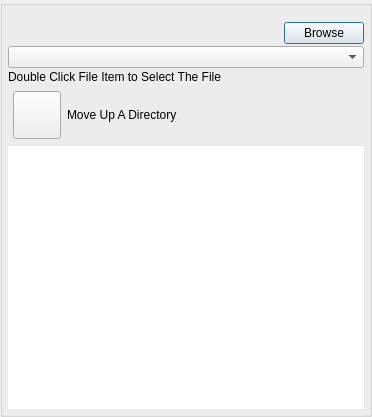
<?xml version="1.0" encoding="UTF-8"?>
<ui version="4.0">
 <class>BrowseFilesWidget</class>
 <widget class="QDialog" name="BrowseFilesWidget">
  <property name="windowModality">
   <enum>Qt::ApplicationModal</enum>
  </property>
  <property name="geometry">
   <rect>
    <x>0</x>
    <y>0</y>
    <width>372</width>
    <height>417</height>
   </rect>
  </property>
  <property name="windowTitle">
   <string>Browse Files</string>
  </property>
  <property name="windowOpacity">
   <double>1.000000000000000</double>
  </property>
  <property name="toolTip">
   <string/>
  </property>
  <layout class="QVBoxLayout" name="verticalLayout">
   <property name="spacing">
    <number>0</number>
   </property>
   <property name="leftMargin">
    <number>0</number>
   </property>
   <property name="topMargin">
    <number>0</number>
   </property>
   <property name="rightMargin">
    <number>0</number>
   </property>
   <property name="bottomMargin">
    <number>0</number>
   </property>
   <item>
    <widget class="TitleBarWidget" name="m_TitleBarWidget" native="true">
     <property name="sizePolicy">
      <sizepolicy hsizetype="Expanding" vsizetype="Minimum">
       <horstretch>0</horstretch>
       <verstretch>0</verstretch>
      </sizepolicy>
     </property>
     <property name="minimumSize">
      <size>
       <width>0</width>
       <height>0</height>
      </size>
     </property>
     <property name="maximumSize">
      <size>
       <width>16777215</width>
       <height>16777215</height>
      </size>
     </property>
    </widget>
   </item>
   <item>
    <widget class="QGroupBox" name="FileItemsBox">
     <property name="minimumSize">
      <size>
       <width>0</width>
       <height>0</height>
      </size>
     </property>
     <property name="title">
      <string/>
     </property>
     <layout class="QVBoxLayout" name="verticalLayout_3">
      <property name="spacing">
       <number>2</number>
      </property>
      <property name="leftMargin">
       <number>5</number>
      </property>
      <property name="topMargin">
       <number>0</number>
      </property>
      <property name="rightMargin">
       <number>5</number>
      </property>
      <property name="bottomMargin">
       <number>5</number>
      </property>
      <item>
       <widget class="QLabel" name="m_StatusLabel">
        <property name="sizePolicy">
         <sizepolicy hsizetype="Expanding" vsizetype="Preferred">
          <horstretch>0</horstretch>
          <verstretch>0</verstretch>
         </sizepolicy>
        </property>
        <property name="text">
         <string notr="true"/>
        </property>
       </widget>
      </item>
      <item>
       <layout class="QHBoxLayout" name="horizontalLayout_3">
        <item>
         <widget class="VxLabel" name="m_CurDirLabel">
          <property name="sizePolicy">
           <sizepolicy hsizetype="Expanding" vsizetype="Preferred">
            <horstretch>0</horstretch>
            <verstretch>0</verstretch>
           </sizepolicy>
          </property>
          <property name="minimumSize">
           <size>
            <width>0</width>
            <height>0</height>
           </size>
          </property>
          <property name="maximumSize">
           <size>
            <width>16777215</width>
            <height>16777215</height>
           </size>
          </property>
          <property name="layoutDirection">
           <enum>Qt::LeftToRight</enum>
          </property>
          <property name="text">
           <string/>
          </property>
          <property name="scaledContents">
           <bool>false</bool>
          </property>
          <property name="alignment">
           <set>Qt::AlignLeading|Qt::AlignLeft|Qt::AlignTop</set>
          </property>
          <property name="wordWrap">
           <bool>true</bool>
          </property>
          <property name="margin">
           <number>0</number>
          </property>
         </widget>
        </item>
        <item>
         <widget class="QPushButton" name="m_BrowseButton">
          <property name="text">
           <string>Browse</string>
          </property>
         </widget>
        </item>
       </layout>
      </item>
      <item>
       <widget class="VxComboBoxFileFilter" name="m_FileFilterComboBox"/>
      </item>
      <item>
       <widget class="QLabel" name="m_DoubleTapInstructionLabel">
        <property name="text">
         <string>Double Click File Item to Select The File</string>
        </property>
       </widget>
      </item>
      <item>
       <widget class="QWidget" name="m_UpDirWidget" native="true">
        <layout class="QHBoxLayout" name="horizontalLayout_2">
         <property name="leftMargin">
          <number>5</number>
         </property>
         <property name="topMargin">
          <number>5</number>
         </property>
         <property name="rightMargin">
          <number>5</number>
         </property>
         <property name="bottomMargin">
          <number>5</number>
         </property>
         <item>
          <widget class="VxPushButton" name="m_UpDirectoryButton">
           <property name="minimumSize">
            <size>
             <width>48</width>
             <height>48</height>
            </size>
           </property>
           <property name="maximumSize">
            <size>
             <width>48</width>
             <height>48</height>
            </size>
           </property>
           <property name="text">
            <string/>
           </property>
           <property name="iconSize">
            <size>
             <width>48</width>
             <height>48</height>
            </size>
           </property>
          </widget>
         </item>
         <item>
          <widget class="VxLabel" name="m_UpDirectoryLabel">
           <property name="sizePolicy">
            <sizepolicy hsizetype="Expanding" vsizetype="Preferred">
             <horstretch>0</horstretch>
             <verstretch>0</verstretch>
            </sizepolicy>
           </property>
           <property name="text">
            <string>Move Up A Directory</string>
           </property>
          </widget>
         </item>
        </layout>
       </widget>
      </item>
      <item>
       <widget class="QListWidget" name="FileItemList">
        <property name="font">
         <font>
          <pointsize>8</pointsize>
         </font>
        </property>
        <property name="frameShape">
         <enum>QFrame::NoFrame</enum>
        </property>
        <property name="frameShadow">
         <enum>QFrame::Plain</enum>
        </property>
        <property name="lineWidth">
         <number>0</number>
        </property>
        <property name="iconSize">
         <size>
          <width>32</width>
          <height>32</height>
         </size>
        </property>
        <property name="verticalScrollMode">
         <enum>QAbstractItemView::ScrollPerPixel</enum>
        </property>
        <property name="resizeMode">
         <enum>QListView::Adjust</enum>
        </property>
        <property name="uniformItemSizes">
         <bool>true</bool>
        </property>
       </widget>
      </item>
     </layout>
    </widget>
   </item>
   <item>
    <widget class="BottomBarWidget" name="m_BottomBarWidget" native="true">
     <property name="sizePolicy">
      <sizepolicy hsizetype="Expanding" vsizetype="Minimum">
       <horstretch>0</horstretch>
       <verstretch>0</verstretch>
      </sizepolicy>
     </property>
     <property name="minimumSize">
      <size>
       <width>30</width>
       <height>0</height>
      </size>
     </property>
     <property name="autoFillBackground">
      <bool>true</bool>
     </property>
    </widget>
   </item>
  </layout>
 </widget>
 <customwidgets>
  <customwidget>
   <class>TitleBarWidget</class>
   <extends>QWidget</extends>
   <header>TitleBarWidget.h</header>
   <container>1</container>
  </customwidget>
  <customwidget>
   <class>BottomBarWidget</class>
   <extends>QWidget</extends>
   <header location="global">BottomBarWidget.h</header>
   <container>1</container>
  </customwidget>
  <customwidget>
   <class>VxPushButton</class>
   <extends>QPushButton</extends>
   <header>VxPushButton.h</header>
  </customwidget>
  <customwidget>
   <class>VxLabel</class>
   <extends>QLabel</extends>
   <header>VxLabel.h</header>
  </customwidget>
  <customwidget>
   <class>VxComboBoxFileFilter</class>
   <extends>QComboBox</extends>
   <header>VxComboBoxFileFilter.h</header>
  </customwidget>
 </customwidgets>
 <resources>
  <include location="../gotvcommon.qrc"/>
 </resources>
 <connections/>
</ui>
